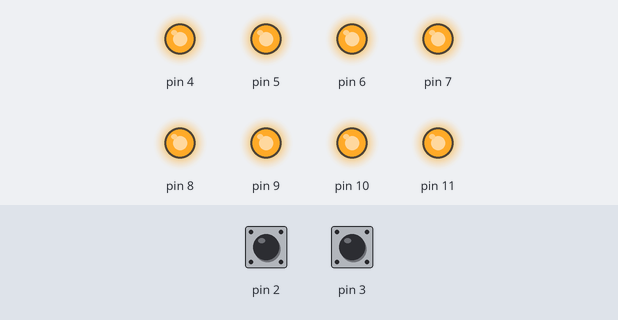
Bench run of a sketch on a simulated Arduino Uno, built with avr-gcc and run on an emulated ATmega328P. Shown: output pins drawn as LEDs (lit = HIGH). Dashed ring = blinking. Inputs (shaded band) come from the test bench; at power-on: pin 2 HIGH, pin 3 HIGH.

Above: at 1.2 s.
1.3 s: pin 2 pulled LOW for 0.15 s
At 1.66 s:
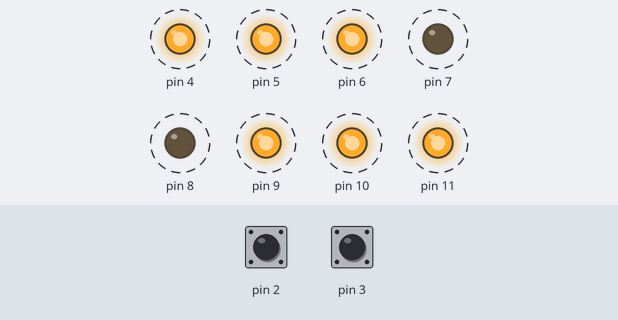
4.3 s: pin 3 pulled LOW for 3.2 s
At 4.56 s:
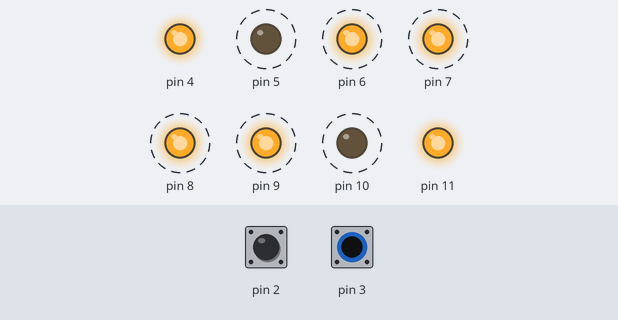
9.0 s: pin 2 pulled LOW for 3.2 s
At 9.26 s:
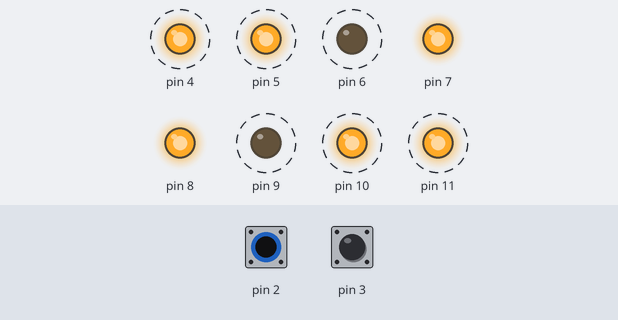
Timing chart, 0 to 14.1 s (numbered marks = the images above; inputs shaded):
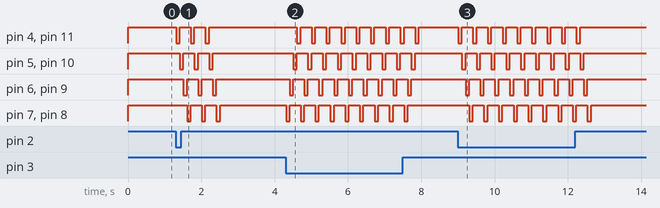

The sketch:

LAB15Checkpoint2.1.ino
```cpp
void setup() {
  DDRD = 0xF0;  //กำหนด PORTD เป็นทิศทางการรับเข้าข้อมูล
  DDRB = 0x0F;  //กำหนด PORTB เป็นทิศทางการส่งออกข้อมูล
  PORTD = 0xFF; //แปลงบิต PORTD ให้เป็นตรรกะสูงทุกบิต (LED ดับทุกดวง)
  PORTB = 0xFF; //แปลงบิต PORTB ให้เป็นตรรกะสูงทุกบิต (LED ดับทุกดวง)
}

void loop() {
  if(!digitalRead(2) || !digitalRead(3)){
  //ตรวจสอบค่าการกดสวิตช์ S1 และ S2 โดยไม่มีการเข้าสู่ภาวะหลับ
    delay(10);
    if(!digitalRead(2)){  //หากมีการกดปุ่ม S1
      led_run_in();       //มีการเรียกใช้ฟังก์ชัน led_run_in
    }
    if(!digitalRead(3)){  //หากกดปุ่ม S2
      led_run_out();      //การเรียกใช้ฟังก์ชัน led_run_out
    }
  }
}

void led_run_in(){
//Function led_run_in (การกดปุ่ม S1)
//--หากกด S1 ทำให้ไฟวิ่งติดครั้งละสองดวง
//--โดยวิ่งจากขอบนอกเข้าสู่ตรงกลาง
  for(int i=0; i < 3;i++){
    for(int j = 0; j < 4; j++){
      PORTD = ~(0x10 << j);
      PORTB = ~(0x08 >> j);
      delay(100);
    }
  }
  PORTD = 0xFF; //LED ดับทุกดวง
  PORTB = 0xFF; //LED ดับทุกดวง
}

void led_run_out(){   //Function led_run_out (การกดปุ่ม S2)
//--หากกด S2 ทำให้ไฟวิ่งติดครั้งละสองดวง
//--โดยวิ่งจากตรงกลางออกไปสู่ขอบนอก
  for(int i=0; i < 3; i++){
    for(int j = 0; j < 4; j++){
      PORTD = ~(0x80 >> j);
      PORTB = ~(0x01 << j);
      delay(100);
    }
  }
  PORTD = 0xFF; //LED ดับทุกดวง
  PORTB = 0xFF; //LED ดับทุกดวง
}
```

Measured:
- after the input at 1.3 s, pin 4: alternates HIGH for 0.30 s and LOW for 0.10 s, 6 changes in all, then stays HIGH, starting at once; pin 5: alternates HIGH for 0.30 s and LOW for 0.10 s, 6 changes in all, then stays HIGH, starting after 0.11 s
- after the input at 4.3 s, pin 4: alternates HIGH for 0.30 s and LOW for 0.10 s, 18 changes in all, then stays HIGH, starting after 0.31 s; pin 5: alternates HIGH for 0.30 s and LOW for 0.10 s, 18 changes in all, then stays HIGH, starting after 0.21 s
- after the input at 9.0 s, pin 4: alternates HIGH for 0.30 s and LOW for 0.10 s, 18 changes in all, then stays HIGH, starting at once; pin 5: alternates HIGH for 0.30 s and LOW for 0.10 s, 18 changes in all, then stays HIGH, starting after 0.11 s
